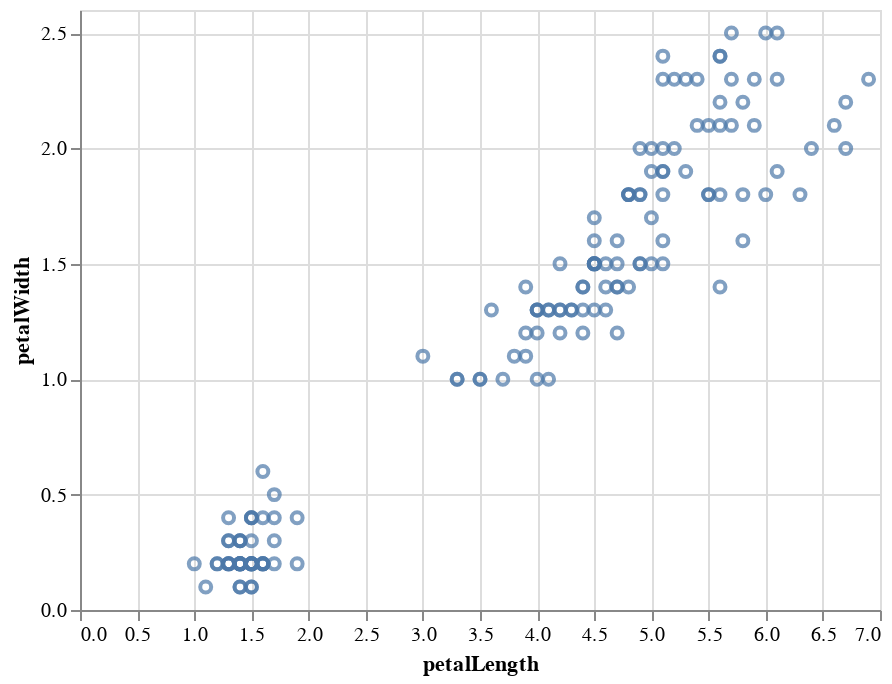

Notebook code for this chart:
### Markdown cell above
## 3 Simple Interactions

One of the nicest features of Altair is the grammar of interaction that it provides.
The simplest kind of interaction is the ability to pan and zoom along charts; Altair contains a shortcut to enable this via the ``interactive()`` method:

### Code cell
alt.Chart(iris).mark_point().encode(
    x='petalLength',
    y='petalWidth'
).interactive()

### Figure 1 — Vega-Lite specification as saved in the notebook (floating-point values rounded to 4 significant figures; data arrays with more than 128 entries replaced by an {"elided": "..."} marker saying what was removed)
{"config": {"view": {"continuousWidth": 400, "continuousHeight": 300}}, "data": {"name": "data-a264acbd6e539a8b3afc0cb5f240fb57"}, "mark": "point", "encoding": {"x": {"type": "quantitative", "field": "petalLength"}, "y": {"type": "quantitative", "field": "petalWidth"}}, "selection": {"selector001": {"type": "interval", "bind": "scales", "encodings": ["x", "y"]}}, "$schema": "https://vega.github.io/schema/vega-lite/v4.8.1.json", "datasets": {"data-a264acbd6e539a8b3afc0cb5f240fb57": {"elided": "150 records"}}}
